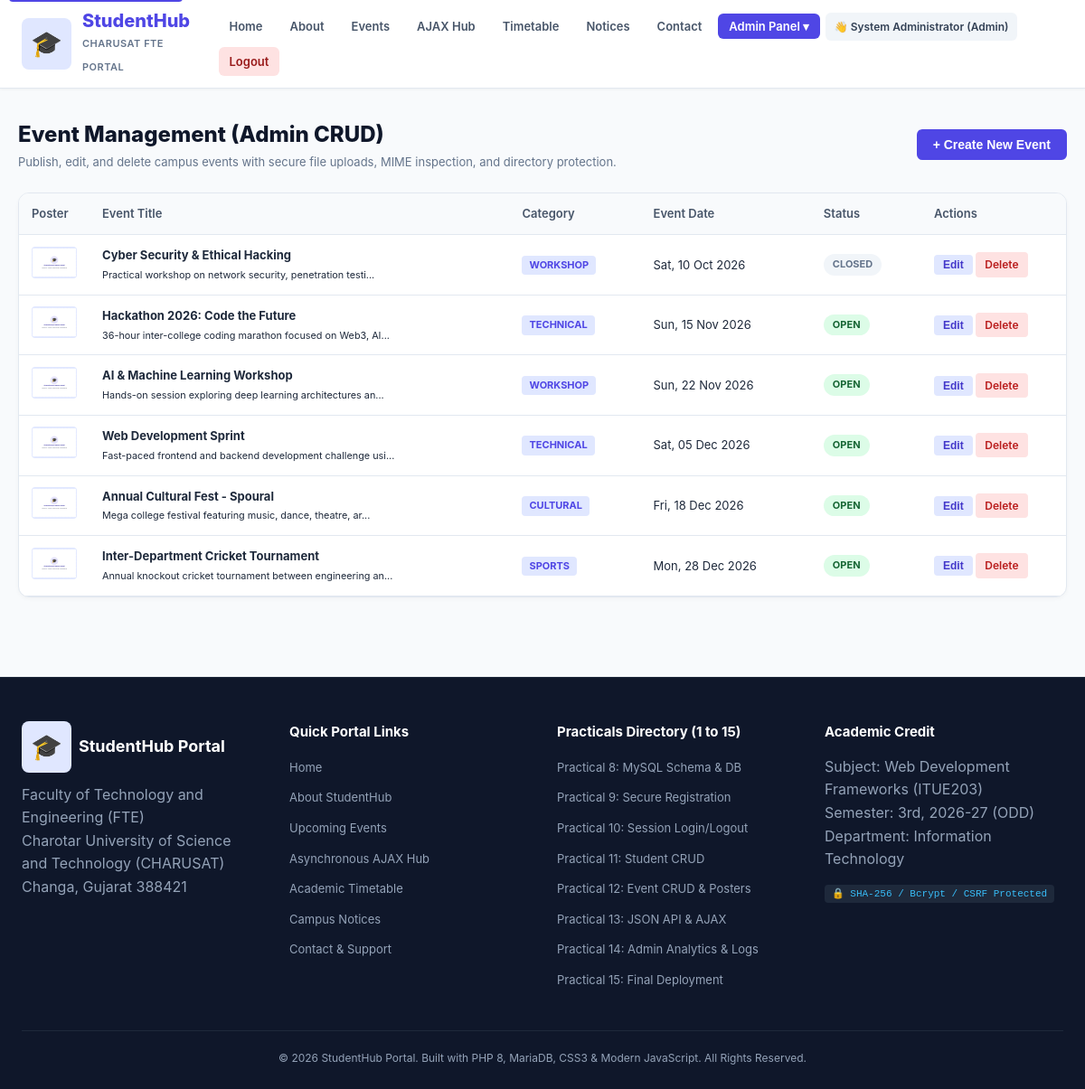
Page /manage_events.php (signed in) on the committed database.
### tables this page shows
CREATE TABLE `events` (
  `id` int(11) NOT NULL AUTO_INCREMENT,
  `title` varchar(150) NOT NULL,
  `category` varchar(50) NOT NULL DEFAULT 'Technical',
  `description` text DEFAULT NULL,
  `event_date` date DEFAULT NULL,
  `poster` varchar(255) DEFAULT NULL,
  `status` enum('open','closed') NOT NULL DEFAULT 'open',
  `created_at` timestamp NOT NULL DEFAULT current_timestamp(),
  PRIMARY KEY (`id`)
);

### manage_events.php (the view, shortened to what this page needs)
<?php
require_once __DIR__ . '/config/auth.php';
$events = $conn->query("SELECT * FROM events ORDER BY event_date ASC")->fetch_all(MYSQLI_ASSOC);
require_once __DIR__ . '/includes/header.php';
?>
<div class="content-container">
    <div class="toolbar">
        <div>
            <h1>Event Management (Admin CRUD)</h1>
            <p>Publish, edit, and delete campus events with secure file uploads, MIME inspection, and directory protection.</p>
        </div>
        <div>
            <button id="addEventModalBtn" class="btn btn-primary">+ Create New Event</button>
        </div>
    </div>
    <div class="card" style="padding: 0; overflow: hidden;">
        <div class="table-container">
            <table class="data-table">
                <thead>
                    <tr>
                        <th width="70">Poster</th>
                        <th>Event Title</th>
                        <th>Category</th>
                        <th>Event Date</th>
                        <th>Status</th>
                        <th width="160">Actions</th>
                    </tr>
                </thead>
                <tbody>
                    <?php if (!empty($events)): ?>
                        <?php foreach ($events as $ev): ?>
                            <?php
                                $poster = (!empty($ev['poster']) && file_exists(__DIR__ . '/uploads/' . $ev['poster']))
                                    ? 'uploads/' . htmlspecialchars($ev['poster'])
                                    : '../Practical 12/uploads/default_poster.svg';
                            ?>
                            <tr>
                                <td>
                                    <img src="<?= $poster ?>" alt="Poster" style="width: 50px; height: 35px; object-fit: cover; border-radius: 4px;">
                                </td>
                                <td>
                                    <strong><?= htmlspecialchars($ev['title']) ?></strong><br>
                                    <small class="text-muted"><?= htmlspecialchars(mb_strimwidth($ev['description'] ?? '', 0, 60, '...')) ?></small>
                                </td>
                                <td><span class="category-pill"><?= htmlspecialchars($ev['category']) ?></span></td>
                                <td><?= date('D, d M Y', strtotime($ev['event_date'])) ?></td>
                                <td>
                                    <span class="status-pill status-<?= htmlspecialchars($ev['status']) ?>">
                                        <?= ucfirst(htmlspecialchars($ev['status'])) ?>
                                    </span>
                                </td>
                                <td>
                                    <button class="btn-sm btn-edit" onclick='openEditEventModal(<?= json_encode($ev) ?>)'>Edit</button>
                                    <a href="manage_events.php?del_id=<?= (int)$ev['id'] ?>"
                                       class="btn-sm btn-delete"
                                       onclick="return confirm('Permanently delete event <?= htmlspecialchars(addslashes($ev['title'])) ?>?');">
                                        Delete
                                    </a>
                                </td>
                            </tr>
                        <?php endforeach; ?>
                    <?php else: ?>
                        <tr><td colspan="6" style="text-align: center; padding: 24px;">No events registered.</td></tr>
                    <?php endif; ?>
                </tbody>
            </table>
        </div>
    </div>
</div>
<?php require_once __DIR__ . '/includes/footer.php'; ?>

### css/style.css (style rules this page uses)
:root { --primary: #4f46e5; --primary-hover: #4338ca; --primary-light: #e0e7ff; --secondary: #059669; --secondary-hover: #047857; --text-dark: #1e293b; --text-muted: #64748b; --bg-main: #f8fafc; --bg-card: #ffffff; --border: #e2e8f0; --success: #10b981; --danger: #ef4444; --warning: #f59e0b; }
* { box-sizing: border-box; margin: 0; padding: 0; }
body { font-family: -apple-system, BlinkMacSystemFont, "Segoe UI", Roboto, Helvetica, Arial, sans-serif; background-color: var(--bg-main); color: var(--text-dark); line-height: 1.6; min-height: 100vh; display: flex; flex-direction: column; }
.content-container { max-width: 1280px; margin: 0 auto; padding: 32px 20px; }
.card { background: var(--bg-card); border: 1px solid var(--border); border-radius: 12px; box-shadow: 0 2px 4px rgba(0,0,0,0.03); padding: 28px; }
.category-pill { display: inline-block; background: var(--primary-light); color: var(--primary); font-size: 11px; font-weight: 700; padding: 2px 8px; border-radius: 4px; text-transform: uppercase; }
.status-pill { display: inline-block; padding: 3px 10px; border-radius: 9999px; font-size: 11px; font-weight: 700; text-transform: uppercase; }
.status-open, .status-active { background: #dcfce7; color: #166534; }
.status-closed, .status-inactive { background: #f1f5f9; color: #64748b; }
.btn { display: inline-block; padding: 9px 18px; font-size: 14px; font-weight: 600; border-radius: 6px; border: none; cursor: pointer; text-decoration: none; text-align: center; transition: all 0.2s; }
.btn-primary { background: var(--primary); color: #ffffff; }
.btn-sm { padding: 4px 10px; font-size: 12px; font-weight: 600; border-radius: 4px; text-decoration: none; display: inline-block; border: none; cursor: pointer; }
.btn-edit { background: #e0e7ff; color: #4338ca; }
.btn-delete { background: #fee2e2; color: #b91c1c; }
.toolbar { display: flex; justify-content: space-between; align-items: center; margin-bottom: 24px; flex-wrap: wrap; gap: 16px; }
.toolbar h1 { font-size: 24px; color: #0f172a; font-weight: 800; }
.toolbar p { font-size: 13px; color: var(--text-muted); }
.table-container { overflow-x: auto; }
.data-table, .simple-table { width: 100%; border-collapse: collapse; font-size: 13px; }
.data-table th, .data-table td, .simple-table th, .simple-table td { padding: 12px 14px; border-bottom: 1px solid var(--border); text-align: left; }
.data-table th, .simple-table th { background: #f8fafc; color: #475569; font-weight: 600; }

### rows in the picture
events: poster (placeholder picture), title "Cyber Security & Ethical Hacking", description "Practical workshop on network security, penetration testi...", category "WORKSHOP", event_date "Sat, 10 Oct 2026", status "CLOSED"
events: poster (placeholder picture), title "Hackathon 2026: Code the Future", description "36-hour inter-college coding marathon focused on Web3, AI...", category "TECHNICAL", event_date "Sun, 15 Nov 2026", status "OPEN"
events: poster (placeholder picture), title "AI & Machine Learning Workshop", description "Hands-on session exploring deep learning architectures an...", category "WORKSHOP", event_date "Sun, 22 Nov 2026", status "OPEN"
events: poster (placeholder picture), title "Web Development Sprint", description "Fast-paced frontend and backend development challenge usi...", category "TECHNICAL", event_date "Sat, 05 Dec 2026", status "OPEN"
events: poster (placeholder picture), title "Annual Cultural Fest - Spoural", description "Mega college festival featuring music, dance, theatre, ar...", category "CULTURAL", event_date "Fri, 18 Dec 2026", status "OPEN"
events: poster (placeholder picture), title "Inter-Department Cricket Tournament", description "Annual knockout cricket tournament between engineering an...", category "SPORTS", event_date "Mon, 28 Dec 2026", status "OPEN"

### other values in the picture
$user['name'] "System Administrator"
$user['role'] "Admin"
